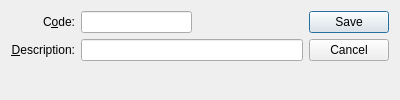
<?xml version="1.0" encoding="UTF-8"?>
<ui version="4.0">
 <comment>This file is part of the xTuple ERP: PostBooks Edition, a free and
open source Enterprise Resource Planning software suite,
Copyright (c) 1999-2018 by OpenMFG LLC, d/b/a xTuple.
It is licensed to you under the Common Public Attribution License
version 1.0, the full text of which (including xTuple-specific Exhibits)
is available at www.xtuple.com/CPAL.  By using this software, you agree
to be bound by its terms.</comment>
 <class>rejectCode</class>
 <widget class="QDialog" name="rejectCode">
  <property name="geometry">
   <rect>
    <x>0</x>
    <y>0</y>
    <width>400</width>
    <height>100</height>
   </rect>
  </property>
  <property name="windowTitle">
   <string>Reject Code</string>
  </property>
  <layout class="QGridLayout" name="gridLayout_2">
   <item row="0" column="0">
    <layout class="QVBoxLayout" name="verticalLayout">
     <item>
      <layout class="QGridLayout" name="gridLayout">
       <item row="0" column="0">
        <widget class="QLabel" name="_codeLit">
         <property name="text">
          <string>C&amp;ode:</string>
         </property>
         <property name="alignment">
          <set>Qt::AlignRight|Qt::AlignTrailing|Qt::AlignVCenter</set>
         </property>
         <property name="buddy">
          <cstring>_code</cstring>
         </property>
        </widget>
       </item>
       <item row="0" column="1">
        <layout class="QHBoxLayout">
         <property name="spacing">
          <number>0</number>
         </property>
         <item>
          <widget class="XLineEdit" name="_code"/>
         </item>
         <item>
          <spacer name="Spacer18">
           <property name="orientation">
            <enum>Qt::Horizontal</enum>
           </property>
           <property name="sizeType">
            <enum>QSizePolicy::Expanding</enum>
           </property>
           <property name="sizeHint" stdset="0">
            <size>
             <width>20</width>
             <height>20</height>
            </size>
           </property>
          </spacer>
         </item>
        </layout>
       </item>
       <item row="1" column="0">
        <widget class="QLabel" name="_descriptionLit">
         <property name="text">
          <string>&amp;Description:</string>
         </property>
         <property name="alignment">
          <set>Qt::AlignRight|Qt::AlignTrailing|Qt::AlignVCenter</set>
         </property>
         <property name="buddy">
          <cstring>_description</cstring>
         </property>
        </widget>
       </item>
       <item row="1" column="1">
        <widget class="XLineEdit" name="_description"/>
       </item>
      </layout>
     </item>
     <item>
      <spacer name="Spacer13">
       <property name="orientation">
        <enum>Qt::Vertical</enum>
       </property>
       <property name="sizeType">
        <enum>QSizePolicy::Expanding</enum>
       </property>
       <property name="sizeHint" stdset="0">
        <size>
         <width>20</width>
         <height>0</height>
        </size>
       </property>
      </spacer>
     </item>
    </layout>
   </item>
   <item row="0" column="1">
    <widget class="QDialogButtonBox" name="_buttonBox">
     <property name="orientation">
      <enum>Qt::Vertical</enum>
     </property>
     <property name="standardButtons">
      <set>QDialogButtonBox::Cancel|QDialogButtonBox::Save</set>
     </property>
    </widget>
   </item>
  </layout>
 </widget>
 <layoutdefault spacing="6" margin="11"/>
 <customwidgets>
  <customwidget>
   <class>XLineEdit</class>
   <extends>QLineEdit</extends>
   <header>xlineedit.h</header>
   <container>1</container>
  </customwidget>
 </customwidgets>
 <tabstops>
  <tabstop>_code</tabstop>
  <tabstop>_description</tabstop>
 </tabstops>
 <includes>
  <include location="global">parameter.h</include>
 </includes>
 <resources/>
 <connections/>
</ui>
